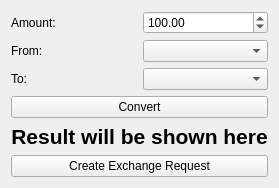
<?xml version="1.0" encoding="UTF-8"?>
<ui version="4.0">
    <class>ExchangeWidget</class>
    <widget class="QWidget" name="ExchangeWidget">
        <layout class="QGridLayout" name="gridLayout">
            <item row="0" column="0">
                <widget class="QLabel" name="label">
                    <property name="text">
                        <string>Amount:</string>
                    </property>
                </widget>
            </item>
            <item row="0" column="1">
                <widget class="QDoubleSpinBox" name="amount">
                    <property name="minimum">
                        <double>0.010000000000000</double>
                    </property>
                    <property name="maximum">
                        <double>1000000.000000000000000</double>
                    </property>
                    <property name="value">
                        <double>100.000000000000000</double>
                    </property>
                </widget>
            </item>
            <item row="1" column="0">
                <widget class="QLabel" name="label_2">
                    <property name="text">
                        <string>From:</string>
                    </property>
                </widget>
            </item>
            <item row="1" column="1">
                <widget class="QComboBox" name="fromCurrency"/>
            </item>
            <item row="2" column="0">
                <widget class="QLabel" name="label_3">
                    <property name="text">
                        <string>To:</string>
                    </property>
                </widget>
            </item>
            <item row="2" column="1">
                <widget class="QComboBox" name="toCurrency"/>
            </item>
            <item row="3" column="0" colspan="2">
                <widget class="QPushButton" name="convertButton">
                    <property name="text">
                        <string>Convert</string>
                    </property>
                </widget>
            </item>
            <item row="4" column="0" colspan="2">
                <widget class="QLabel" name="resultLabel">
                    <property name="text">
                        <string>Result will be shown here</string>
                    </property>
                    <property name="alignment">
                        <set>Qt::AlignCenter</set>
                    </property>
                    <property name="styleSheet">
                        <string notr="true">font-size: 16pt; font-weight: bold;</string>
                    </property>
                </widget>
            </item>
            <item row="5" column="0" colspan="2">
                <widget class="QPushButton" name="requestButton">
                    <property name="text">
                        <string>Create Exchange Request</string>
                    </property>
                </widget>
            </item>
        </layout>
    </widget>
    <resources/>
    <connections/>
</ui>
